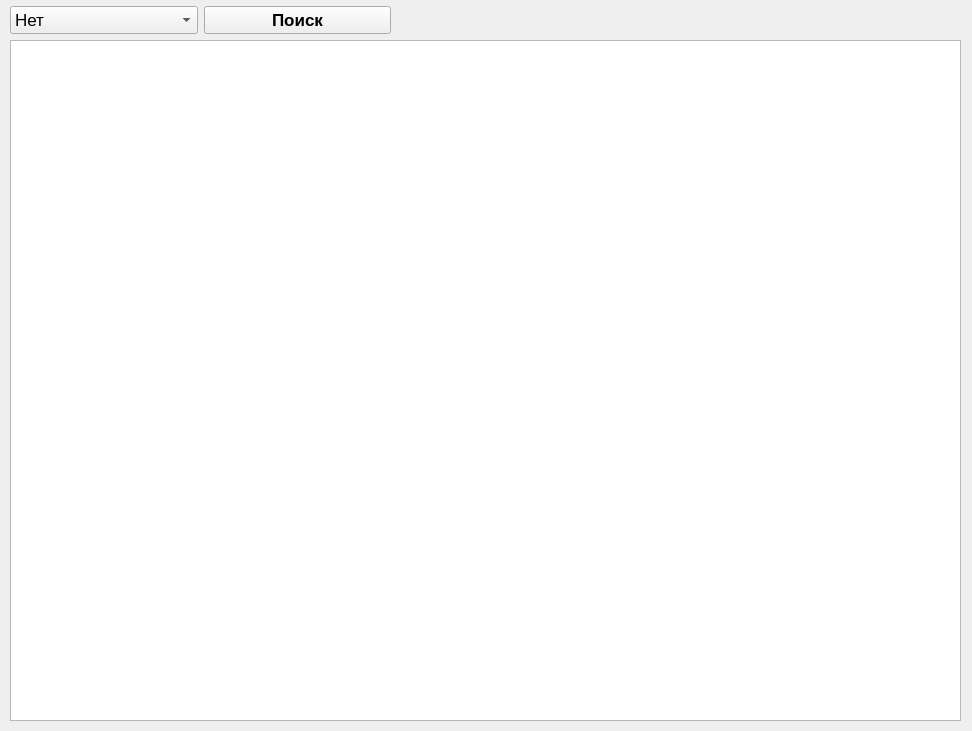
<?xml version="1.0" encoding="UTF-8"?>
<ui version="4.0">
 <class>MainWindow</class>
 <widget class="QMainWindow" name="MainWindow">
  <property name="geometry">
   <rect>
    <x>0</x>
    <y>0</y>
    <width>972</width>
    <height>731</height>
   </rect>
  </property>
  <property name="windowTitle">
   <string>Films</string>
  </property>
  <widget class="QWidget" name="centralwidget">
   <widget class="QWidget" name="horizontalLayoutWidget">
    <property name="geometry">
     <rect>
      <x>10</x>
      <y>40</y>
      <width>951</width>
      <height>681</height>
     </rect>
    </property>
    <layout class="QHBoxLayout" name="horizontalLayout">
     <item>
      <widget class="QTableWidget" name="tableWidget"/>
     </item>
    </layout>
   </widget>
   <widget class="QWidget" name="horizontalLayoutWidget_2">
    <property name="geometry">
     <rect>
      <x>10</x>
      <y>0</y>
      <width>381</width>
      <height>41</height>
     </rect>
    </property>
    <layout class="QHBoxLayout" name="horizontalLayout_2">
     <item>
      <widget class="QComboBox" name="comboBox">
       <property name="font">
        <font>
         <pointsize>13</pointsize>
         <weight>50</weight>
         <bold>false</bold>
        </font>
       </property>
       <item>
        <property name="text">
         <string>Нет</string>
        </property>
       </item>
       <item>
        <property name="text">
         <string>Комедия</string>
        </property>
       </item>
       <item>
        <property name="text">
         <string>Драма</string>
        </property>
       </item>
       <item>
        <property name="text">
         <string>Мелодрама</string>
        </property>
       </item>
       <item>
        <property name="text">
         <string>Детектив</string>
        </property>
       </item>
       <item>
        <property name="text">
         <string>Документальный</string>
        </property>
       </item>
       <item>
        <property name="text">
         <string>Ужасы</string>
        </property>
       </item>
       <item>
        <property name="text">
         <string>Фантастика</string>
        </property>
       </item>
       <item>
        <property name="text">
         <string>Анимация</string>
        </property>
       </item>
       <item>
        <property name="text">
         <string>Биография</string>
        </property>
       </item>
       <item>
        <property name="text">
         <string>Боевик</string>
        </property>
       </item>
       <item>
        <property name="text">
         <string>Приключения</string>
        </property>
       </item>
       <item>
        <property name="text">
         <string>Война</string>
        </property>
       </item>
       <item>
        <property name="text">
         <string>Семейный</string>
        </property>
       </item>
       <item>
        <property name="text">
         <string>Триллер</string>
        </property>
       </item>
       <item>
        <property name="text">
         <string>Фэнтези</string>
        </property>
       </item>
       <item>
        <property name="text">
         <string>Вестерн</string>
        </property>
       </item>
       <item>
        <property name="text">
         <string>Мистика</string>
        </property>
       </item>
       <item>
        <property name="text">
         <string>Короткометражный</string>
        </property>
       </item>
       <item>
        <property name="text">
         <string>Мюзикл</string>
        </property>
       </item>
       <item>
        <property name="text">
         <string>Исторический</string>
        </property>
       </item>
       <item>
        <property name="text">
         <string>Нуар</string>
        </property>
       </item>
      </widget>
     </item>
     <item>
      <widget class="QPushButton" name="pushButton">
       <property name="font">
        <font>
         <pointsize>13</pointsize>
         <weight>75</weight>
         <bold>true</bold>
        </font>
       </property>
       <property name="text">
        <string>Поиск</string>
       </property>
      </widget>
     </item>
    </layout>
   </widget>
  </widget>
 </widget>
 <resources/>
 <connections/>
</ui>
